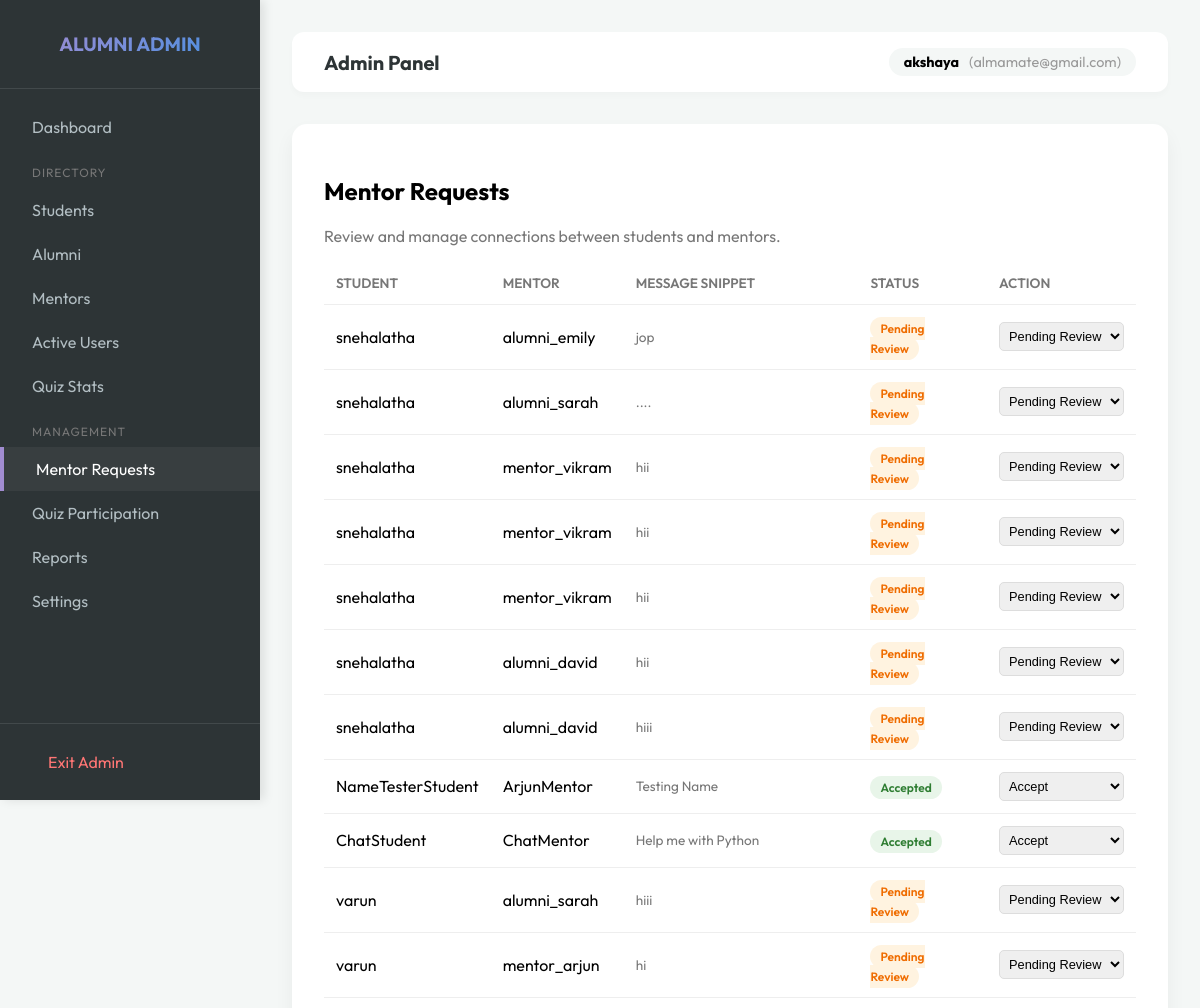
Page /admin-portal/mentor-requests/ (signed in, upper part) on the earlier database version.
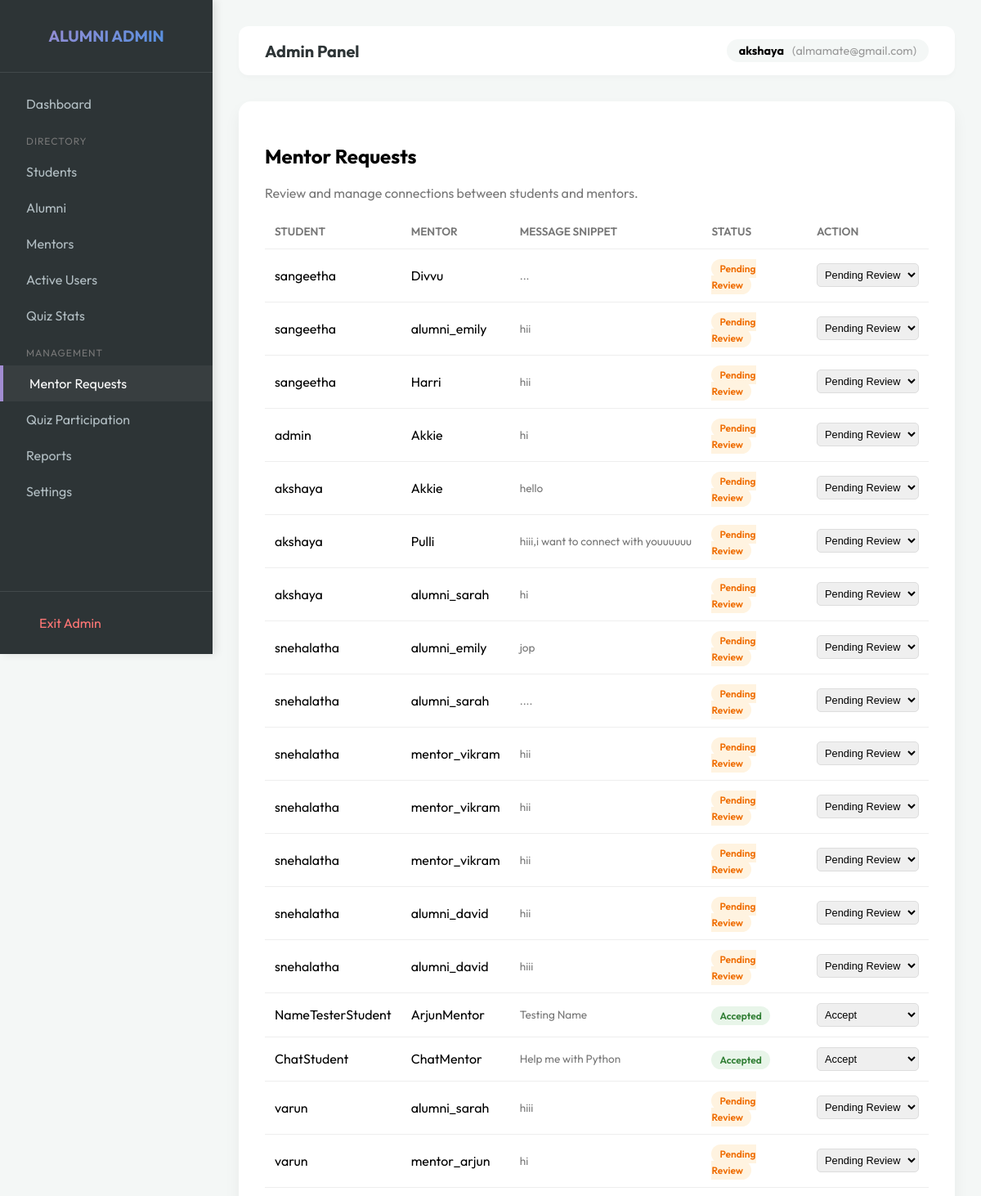
Same page on the later database version.
### network/models.py (models this page shows, shortened)
class MentorRequest(models.Model):
    STATUS_CHOICES = (
        ('pending', 'Pending Review'),
        ('accepted', 'Accepted'),
        ('rejected', 'Rejected'),
    )
    student = models.ForeignKey(User, related_name='mentor_requests', on_delete=models.CASCADE)
    mentor = models.ForeignKey(User, related_name='mentoring_sessions', on_delete=models.CASCADE)
    message = models.TextField(help_text="Reason for seeking mentorship")
    status = models.CharField(max_length=20, choices=STATUS_CHOICES, default='pending')
    created_at = models.DateTimeField(auto_now_add=True)

### network/views.py (the view, shortened to what this page needs)
# urls.py: path('admin-portal/mentor-requests/', views.admin_mentor_requests, name='admin_mentor_requests'),
@admin_required
def admin_mentor_requests(request):
    from network.models import MentorRequest, AuditLog
    requests = MentorRequest.objects.all().order_by('-created_at')
    return render(request, 'admin/mentor_requests.html', {'mentor_requests': requests})

### templates/admin/mentor_requests.html (shortened to what this page needs)
{% extends 'admin/admin_base.html' %}
{% block admin_content %}
<div class="card">
    <h2>Mentor Requests</h2>
    <p style="color: #777;">Review and manage connections between students and mentors.</p>
    <table>
        <thead>
            <tr>
                <th>Student</th>
                <th>Mentor</th>
                <th>Message Snippet</th>
                <th>Status</th>
                <th>Action</th>
            </tr>
        </thead>
        <tbody>
            {% for req in mentor_requests %}
            <tr>
                <td>{{ req.student.username }}</td>
                <td>{{ req.mentor.username }}</td>
                <td style="font-size: 0.85rem; color: #777;">{{ req.message|truncatechars:50 }}</td>
                <td>
                    <span class="badge" style="
                        {% if req.status == 'accepted' %}background: #e8f5e9; color: #2e7d32;
                        {% elif req.status == 'rejected' %}background: #ffebee; color: #c62828;
                        {% else %}background: #fff3e0; color: #ef6c00;{% endif %}
                    ">{{ req.get_status_display }}</span>
                </td>
                <td>
                    <form method="POST" style="display: inline;">
                        <select name="status" onchange="this.form.submit()"
                            style="padding: 5px; border-radius: 5px; border: 1px solid #ddd; font-size: 0.8rem;">
                            <option value="pending" {% if req.status == 'pending' %}selected{% endif %}>Pending Review</option>
                            <option value="accepted" {% if req.status == 'accepted' %}selected{% endif %}>Accept</option>
                        </select>
                    </form>
                </td>
            </tr>
            {% endfor %}
        </tbody>
    </table>
</div>
{% endblock %}

Differences in the rows shown:
added MentorRequest: student.username "sangeetha", mentor.username "Divvu", message "...", status "Pending Review"
added MentorRequest: student.username "sangeetha", mentor.username "alumni_emily", message "hii", status "Pending Review"
added MentorRequest: student.username "sangeetha", mentor.username "Harri", message "hii", status "Pending Review"
added MentorRequest: student.username "admin", mentor.username "Akkie", message "hi", status "Pending Review"
added MentorRequest: student.username "akshaya", mentor.username "Akkie", message "hello", status "Pending Review"
added MentorRequest: student.username "akshaya", mentor.username "Pulli", message "hiii,i want to connect with youuuuuu", status "Pending Review"
added MentorRequest: student.username "akshaya", mentor.username "alumni_sarah", message "hi", status "Pending Review"
